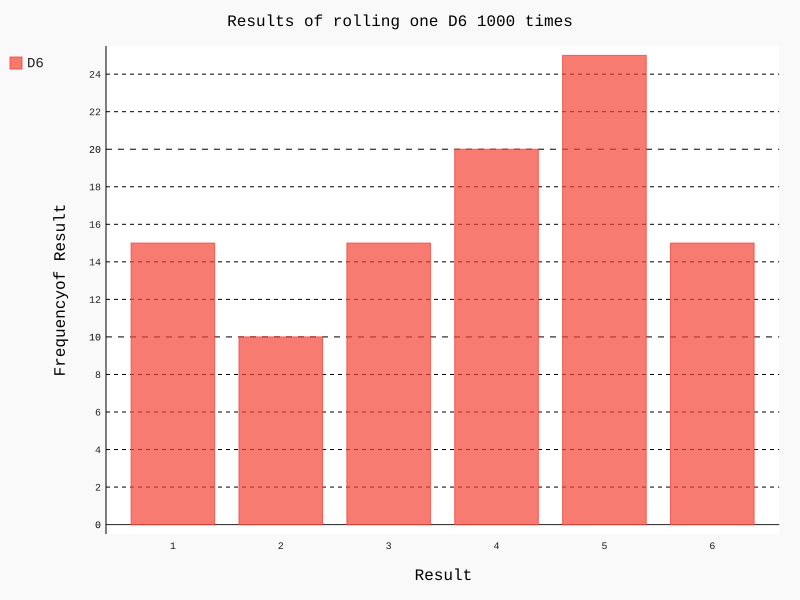

This chart was generated by the following Python code:
import pygal
from die import Die
from collections import defaultdict

# Create a D6
die = Die()

# Make some rolls and store the results in a list
results = []
for roll in range(100):
    results.append(die.roll())

# Analyze the results

frequencies = []
for val in range(1, die.num_sides + 1):
    frequencies.append(results.count(val))

# Visualize the results

hist = pygal.Bar()

hist.title = "Results of rolling one D6 1000 times"
hist.x_labels = list(str(x) for x in range(1, die.num_sides + 1))
hist.x_title = "Result"
hist.y_title = "Frequencyof Result"

hist.add('D6', frequencies)
hist.render_to_file('die_visual.svg')
